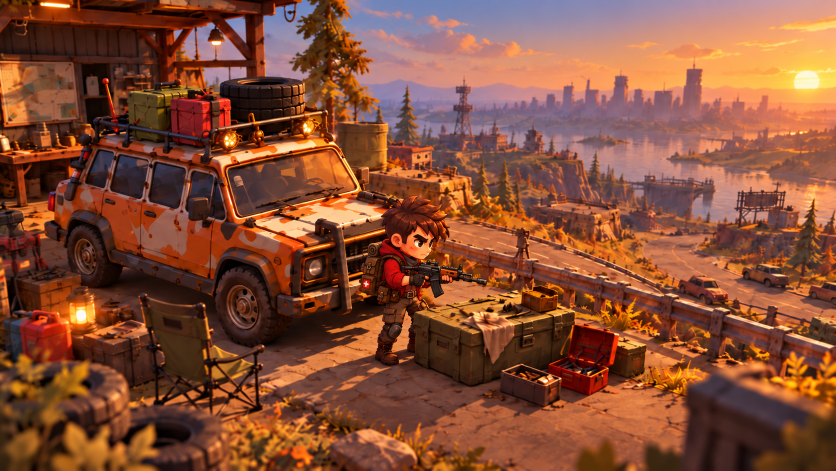
#> input picture refmenu/menumain.png, 1672 x 941 px (shown at 1/2 size); its folder holds 6 pictures in this run
$ python cut_ui.py
#> lines starting #> are read from the running program, lines starting #| are printed output that depends on the picture
"""Cuts the UI references in refmenu/ into the parts the Unity UI is assembled from (no baked text or values).

Writes to unity/Assets/Art/Textures/UI:
  UI_MenuBackground.png   menumain.png (full-screen menu background, shown in cover mode)
  UI_Logo.png             logo.png trimmed to its alpha
  UI_MapCityDay/Night.png map1.png / map2.png, the "City" map card pictures (night warped onto the day one)
  UI_HpPanel.png          hp_widget panel with the labels, numbers and bars painted out
  UI_HpFrame.png          portrait frame (ring + the hair that overlaps it), transparent inside
  UI_HpPortrait.png       the portrait inside the frame
  UI_BarTrack.png         empty bar trough (9-slice), from the level bar's empty end
  UI_BarFillRed/Blue.png  health / experience fills (9-slice)
  UI_AmmoPanel.png        patronset ammo panel, text and bullets painted out
  UI_AmmoIcon.png         the three bullets
  UI_GearButton.png       the settings button plate (gear painted out); also the menu button 9-slice
  UI_GearIcon.png         the gear
  UI_WavePanel.png        wave panel with its notched shape, text painted out
  UI_IconSun/Moon.png, UI_Arrow.png  small drawn icons for the map selection
  UI_StickRing/Knob.png, UI_RoundButton.png  round touch controls (mobile)
The references' backgrounds are already transparent (checked), so no background removal is needed; cut edges get
a 1 px defringe (colour bled from the inside).
"""
import os

import cv2
import numpy as np
from PIL import Image, ImageDraw, ImageFilter

ROOT = os.path.join(os.path.dirname(__file__), "..", "..")
REF = os.path.join(ROOT, "refmenu")
OUT = os.path.join(ROOT, "unity", "Assets", "Art", "Textures", "UI")
HUD_SCALE = 0.5            # the references are ~2x the HUD's on-screen size at 1080p


def load(name):
    return np.asarray(Image.open(os.path.join(REF, name)).convert("RGBA")).copy()


def mult4(n):
    return max(4, int(round(n / 4.0)) * 4)


# [174 lines left out: functions save, defringe, paint_out, rounded_mask, nine_slice_from_right_cap, bar_fill and 6 more, not called in this run]


def pictures():
    # 1600 x 900: 16:9, a multiple of 4 (compressible), enough for a background seen through a dim and a slow zoom.
    Image.open(os.path.join(REF, "menumain.png")).convert("RGB").resize((1600, 900), Image.LANCZOS).save(
        os.path.join(OUT, "UI_MenuBackground.png"), optimize=True)
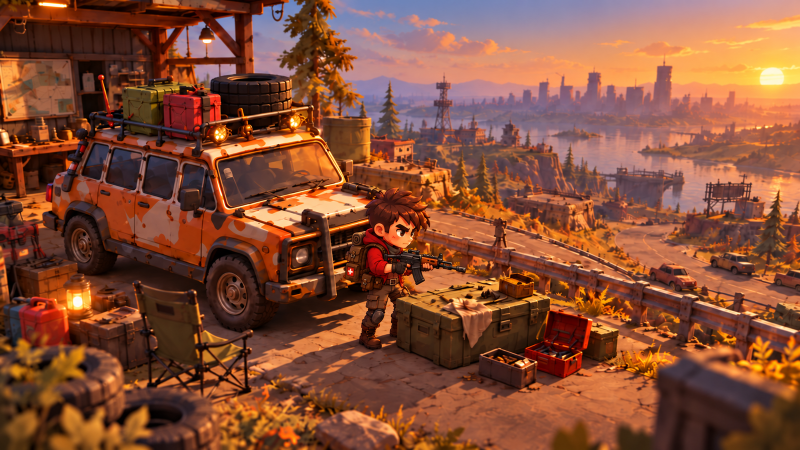
#> saved as UI_MenuBackground.png: PIL image 1600x900 RGB (shown at 1/2 size); mean R, G, B 133.9, 78.4, 54.9
#> (the run stopped early here; a loop or call above may not have finished)
